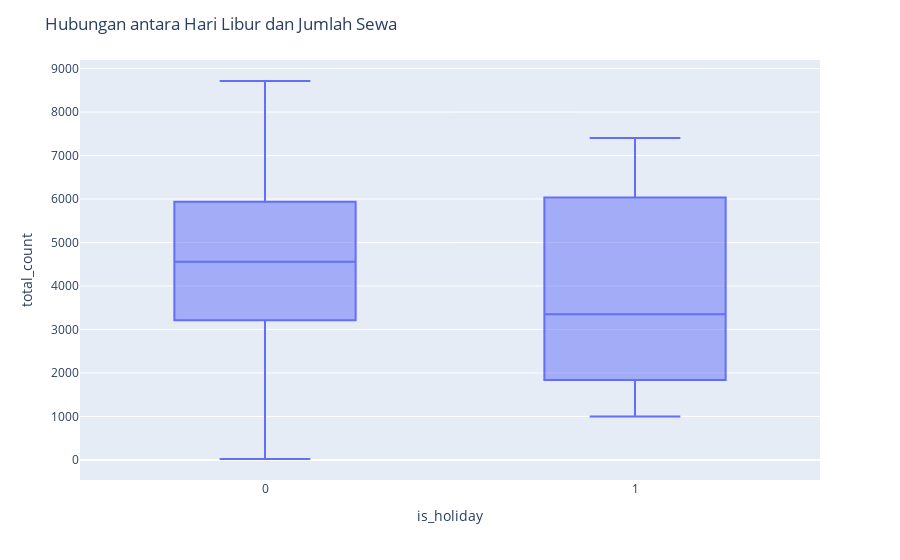

The notebook cell saved with this chart:
### Markdown cell above
- Hubungan antar hari libur (is_holiday) dan jumlah sewa(total_count)

### Code cell
fig = px.box(df_day, x='is_holiday', y='total_count')
fig.update_layout(title='Hubungan antara Hari Libur dan Jumlah Sewa')
# html file
plotly.offline.plot(fig, filename='bike_share.html')
fig.show()

### Figure 1 — Plotly figure (JSON) as saved in the notebook; plotly's stock layout.template omitted (floating-point values rounded to 4 significant figures; data arrays with more than 128 entries replaced by an {"elided": "..."} marker saying what was removed)
{"data": [{"alignmentgroup": "True", "hovertemplate": "is_holiday=%{x}<br>total_count=%{y}<extra></extra>", "legendgroup": "", "marker": {"color": "#636efa"}, "name": "", "notched": false, "offsetgroup": "", "orientation": "v", "showlegend": false, "type": "box", "x": {"elided": "731 int values"}, "x0": " ", "xaxis": "x", "y": {"elided": "731 int values"}, "y0": " ", "yaxis": "y"}], "layout": {"boxmode": "group", "legend": {"tracegroupgap": 0}, "margin": {"t": 60}, "title": {"text": "Hubungan antara Hari Libur dan Jumlah Sewa"}, "xaxis": {"anchor": "y", "domain": [0, 1], "title": {"text": "is_holiday"}}, "yaxis": {"anchor": "x", "domain": [0, 1], "title": {"text": "total_count"}}}}
